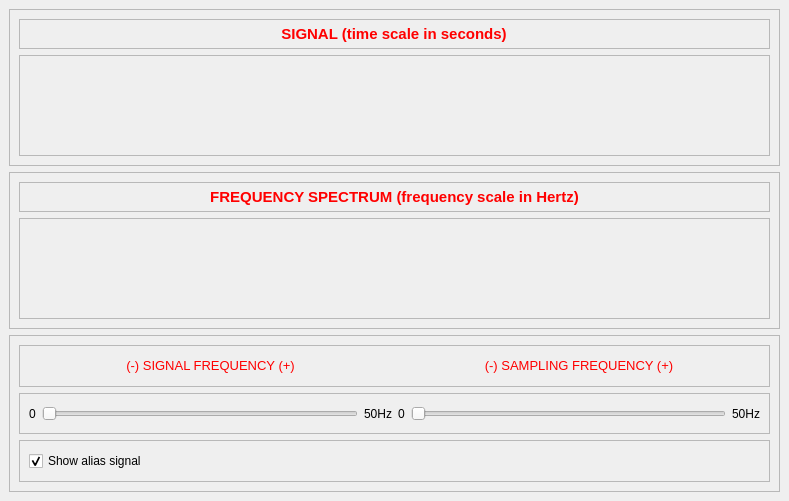
<?xml version="1.0" encoding="UTF-8"?>
<ui version="4.0">
 <class>MainWindow</class>
 <widget class="QMainWindow" name="MainWindow">
  <property name="geometry">
   <rect>
    <x>0</x>
    <y>0</y>
    <width>789</width>
    <height>501</height>
   </rect>
  </property>
  <property name="windowTitle">
   <string>MainWindow</string>
  </property>
  <widget class="QWidget" name="centralwidget">
   <layout class="QVBoxLayout" name="verticalLayout">
    <item>
     <widget class="QFrame" name="frame_3">
      <property name="frameShape">
       <enum>QFrame::StyledPanel</enum>
      </property>
      <property name="frameShadow">
       <enum>QFrame::Raised</enum>
      </property>
      <layout class="QVBoxLayout" name="verticalLayout_7">
       <item>
        <widget class="QFrame" name="frame_8">
         <property name="sizePolicy">
          <sizepolicy hsizetype="Preferred" vsizetype="Maximum">
           <horstretch>0</horstretch>
           <verstretch>0</verstretch>
          </sizepolicy>
         </property>
         <property name="maximumSize">
          <size>
           <width>16777215</width>
           <height>30</height>
          </size>
         </property>
         <property name="frameShape">
          <enum>QFrame::StyledPanel</enum>
         </property>
         <property name="frameShadow">
          <enum>QFrame::Raised</enum>
         </property>
         <layout class="QHBoxLayout" name="horizontalLayout_9">
          <property name="spacing">
           <number>0</number>
          </property>
          <property name="leftMargin">
           <number>0</number>
          </property>
          <property name="topMargin">
           <number>0</number>
          </property>
          <property name="rightMargin">
           <number>0</number>
          </property>
          <property name="bottomMargin">
           <number>0</number>
          </property>
          <item>
           <widget class="QLabel" name="label_8">
            <property name="enabled">
             <bool>true</bool>
            </property>
            <property name="sizePolicy">
             <sizepolicy hsizetype="Fixed" vsizetype="Fixed">
              <horstretch>2</horstretch>
              <verstretch>0</verstretch>
             </sizepolicy>
            </property>
            <property name="text">
             <string>&lt;html&gt;&lt;head/&gt;&lt;body&gt;&lt;p align=&quot;center&quot;&gt;&lt;span style=&quot; font-size:11pt; font-weight:600; color:#ff0000;&quot;&gt;SIGNAL (time scale in seconds)&lt;/span&gt;&lt;/p&gt;&lt;/body&gt;&lt;/html&gt;</string>
            </property>
           </widget>
          </item>
         </layout>
        </widget>
       </item>
       <item>
        <widget class="QFrame" name="frame_9">
         <property name="frameShape">
          <enum>QFrame::StyledPanel</enum>
         </property>
         <property name="frameShadow">
          <enum>QFrame::Raised</enum>
         </property>
         <layout class="QVBoxLayout" name="verticalLayout_9">
          <property name="spacing">
           <number>0</number>
          </property>
          <property name="leftMargin">
           <number>0</number>
          </property>
          <property name="topMargin">
           <number>0</number>
          </property>
          <property name="rightMargin">
           <number>0</number>
          </property>
          <property name="bottomMargin">
           <number>0</number>
          </property>
          <item>
           <layout class="QHBoxLayout" name="horizontalLayout_4">
            <property name="spacing">
             <number>0</number>
            </property>
           </layout>
          </item>
         </layout>
        </widget>
       </item>
      </layout>
     </widget>
    </item>
    <item>
     <widget class="QFrame" name="frame_2">
      <property name="frameShape">
       <enum>QFrame::StyledPanel</enum>
      </property>
      <property name="frameShadow">
       <enum>QFrame::Raised</enum>
      </property>
      <layout class="QVBoxLayout" name="verticalLayout_6">
       <item>
        <widget class="QFrame" name="frame_6">
         <property name="sizePolicy">
          <sizepolicy hsizetype="Preferred" vsizetype="Maximum">
           <horstretch>0</horstretch>
           <verstretch>0</verstretch>
          </sizepolicy>
         </property>
         <property name="maximumSize">
          <size>
           <width>16777215</width>
           <height>30</height>
          </size>
         </property>
         <property name="frameShape">
          <enum>QFrame::StyledPanel</enum>
         </property>
         <property name="frameShadow">
          <enum>QFrame::Raised</enum>
         </property>
         <layout class="QHBoxLayout" name="horizontalLayout_8">
          <property name="spacing">
           <number>0</number>
          </property>
          <property name="leftMargin">
           <number>0</number>
          </property>
          <property name="topMargin">
           <number>0</number>
          </property>
          <property name="rightMargin">
           <number>0</number>
          </property>
          <property name="bottomMargin">
           <number>0</number>
          </property>
          <item>
           <widget class="QLabel" name="label_7">
            <property name="enabled">
             <bool>true</bool>
            </property>
            <property name="sizePolicy">
             <sizepolicy hsizetype="Fixed" vsizetype="Fixed">
              <horstretch>2</horstretch>
              <verstretch>0</verstretch>
             </sizepolicy>
            </property>
            <property name="text">
             <string>&lt;html&gt;&lt;head/&gt;&lt;body&gt;&lt;p align=&quot;center&quot;&gt;&lt;span style=&quot; font-size:11pt; font-weight:600; color:#ff0000;&quot;&gt;FREQUENCY SPECTRUM (frequency scale in Hertz)&lt;/span&gt;&lt;/p&gt;&lt;/body&gt;&lt;/html&gt;</string>
            </property>
           </widget>
          </item>
         </layout>
        </widget>
       </item>
       <item>
        <widget class="QFrame" name="frame_7">
         <property name="frameShape">
          <enum>QFrame::StyledPanel</enum>
         </property>
         <property name="frameShadow">
          <enum>QFrame::Raised</enum>
         </property>
         <layout class="QVBoxLayout" name="verticalLayout_8">
          <property name="spacing">
           <number>0</number>
          </property>
          <property name="leftMargin">
           <number>0</number>
          </property>
          <property name="topMargin">
           <number>0</number>
          </property>
          <property name="rightMargin">
           <number>0</number>
          </property>
          <property name="bottomMargin">
           <number>0</number>
          </property>
          <item>
           <layout class="QVBoxLayout" name="frequency_layout"/>
          </item>
         </layout>
        </widget>
       </item>
      </layout>
     </widget>
    </item>
    <item>
     <widget class="QFrame" name="frame">
      <property name="frameShape">
       <enum>QFrame::StyledPanel</enum>
      </property>
      <property name="frameShadow">
       <enum>QFrame::Raised</enum>
      </property>
      <layout class="QVBoxLayout" name="verticalLayout_2">
       <item>
        <widget class="QFrame" name="frame_5">
         <property name="frameShape">
          <enum>QFrame::StyledPanel</enum>
         </property>
         <property name="frameShadow">
          <enum>QFrame::Raised</enum>
         </property>
         <layout class="QVBoxLayout" name="verticalLayout_3">
          <item>
           <layout class="QHBoxLayout" name="horizontalLayout">
            <item>
             <widget class="QLabel" name="label_2">
              <property name="text">
               <string>&lt;html&gt;&lt;head/&gt;&lt;body&gt;&lt;p align=&quot;center&quot;&gt;&lt;span style=&quot; font-size:10pt; color:#ff0000;&quot;&gt;(-) SIGNAL FREQUENCY (+)&lt;/span&gt;&lt;/p&gt;&lt;/body&gt;&lt;/html&gt;</string>
              </property>
             </widget>
            </item>
            <item>
             <widget class="QLabel" name="label">
              <property name="text">
               <string>&lt;html&gt;&lt;head/&gt;&lt;body&gt;&lt;p align=&quot;center&quot;&gt;&lt;span style=&quot; font-size:10pt; color:#ff0000;&quot;&gt;(-) SAMPLING FREQUENCY (+)&lt;/span&gt;&lt;/p&gt;&lt;/body&gt;&lt;/html&gt;</string>
              </property>
             </widget>
            </item>
           </layout>
          </item>
         </layout>
        </widget>
       </item>
       <item>
        <widget class="QFrame" name="frame_4">
         <property name="frameShape">
          <enum>QFrame::StyledPanel</enum>
         </property>
         <property name="frameShadow">
          <enum>QFrame::Raised</enum>
         </property>
         <layout class="QVBoxLayout" name="verticalLayout_4">
          <item>
           <layout class="QHBoxLayout" name="horizontalLayout_2">
            <item>
             <widget class="QLabel" name="label_3">
              <property name="text">
               <string>0</string>
              </property>
             </widget>
            </item>
            <item>
             <widget class="QSlider" name="slider1">
              <property name="maximum">
               <number>50</number>
              </property>
              <property name="orientation">
               <enum>Qt::Horizontal</enum>
              </property>
             </widget>
            </item>
            <item>
             <widget class="QLabel" name="label_4">
              <property name="text">
               <string>50Hz</string>
              </property>
             </widget>
            </item>
            <item>
             <widget class="QLabel" name="label_5">
              <property name="text">
               <string>0</string>
              </property>
             </widget>
            </item>
            <item>
             <widget class="QSlider" name="slider2">
              <property name="orientation">
               <enum>Qt::Horizontal</enum>
              </property>
             </widget>
            </item>
            <item>
             <widget class="QLabel" name="label_6">
              <property name="text">
               <string>50Hz</string>
              </property>
             </widget>
            </item>
           </layout>
          </item>
         </layout>
        </widget>
       </item>
       <item>
        <widget class="QFrame" name="frame_10">
         <property name="frameShape">
          <enum>QFrame::StyledPanel</enum>
         </property>
         <property name="frameShadow">
          <enum>QFrame::Raised</enum>
         </property>
         <layout class="QVBoxLayout" name="verticalLayout_10">
          <item>
           <widget class="QCheckBox" name="checkBox">
            <property name="text">
             <string>Show alias signal</string>
            </property>
            <property name="checked">
             <bool>true</bool>
            </property>
           </widget>
          </item>
         </layout>
        </widget>
       </item>
      </layout>
     </widget>
    </item>
   </layout>
  </widget>
 </widget>
 <resources/>
 <connections/>
</ui>
